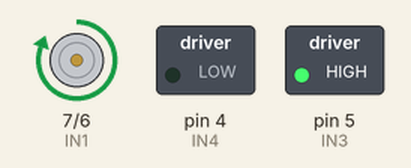
Simulated run of this sketch. Board: Arduino Uno, built with avr-gcc and run on an emulated ATmega328P. On the bench: motor-driver pin pairs drawn as motors (green arrow = first pin HIGH = forward, orange = second pin HIGH = backward, longer = more drive), switched loads named in the sketch (green lamp = pin HIGH).

Above: at 0.5 s.
Timing chart, 0 to 3.0 s (numbered marks = the images above):
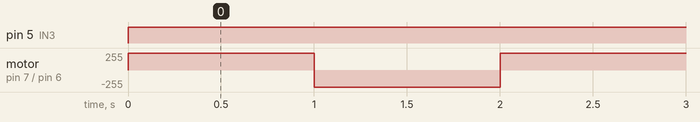

Measured:
- by itself, pin 5 (IN3): LOW → HIGH at 0.00 s
- by itself, motor on pin 7 (IN1) / pin 6 (IN2): alternates forward 255/255 for 1.0 s and backward 255/255 for 1.0 s

The sketch:

L298N.ino
```cpp
#define IN1 7
#define IN2 6
#define IN3 5
#define IN4 4
#define MAX_SPEED 255 //từ 0-255
#define MIN_SPEED 0
void setup()
{
  pinMode(IN1, OUTPUT);
  pinMode(IN2, OUTPUT);
  pinMode(IN3, OUTPUT);
  pinMode(IN4, OUTPUT);
}

void motor_1_Dung() {
  digitalWrite(IN1, LOW);
  digitalWrite(IN2, LOW);
}

void motor_2_Dung() {
  digitalWrite(IN3, LOW);
  digitalWrite(IN4, LOW);
}

void motor_1_Tien() { //speed: từ 0 - MAX_SPEED
  digitalWrite(IN1, HIGH);// chân này không có PWM
  digitalWrite(IN2, LOW);
}

void motor_1_Lui() {
  digitalWrite(IN1, LOW);// chân này không có PWM
  digitalWrite(IN2, HIGH);
}

void motor_2_Tien(int speed) { //speed: từ 0 - MAX_SPEED
  speed = constrain(speed, MIN_SPEED, MAX_SPEED);//đảm báo giá trị nằm trong một khoảng từ 0 - MAX_SPEED - http://arduino.vn/reference/constrain
  analogWrite(IN3, speed);
  digitalWrite(IN4, LOW);// chân này không có PWM
}

void motor_2_Lui(int speed) {
  speed = constrain(speed, MIN_SPEED, MAX_SPEED);//đảm báo giá trị nằm trong một khoảng từ 0 - MAX_SPEED - http://arduino.vn/reference/constrain
  analogWrite(IN4, 255 - speed);
  digitalWrite(IN3, HIGH);// chân này không có PWM
}

void loop()
{
  motor_1_Tien(); // motor 1 tiến
  digitalWrite(5, 40);
  delay(1000);//tiến 5 s
  motor_1_Lui();
  digitalWrite(5, 40);
  delay(1000);


}
```
